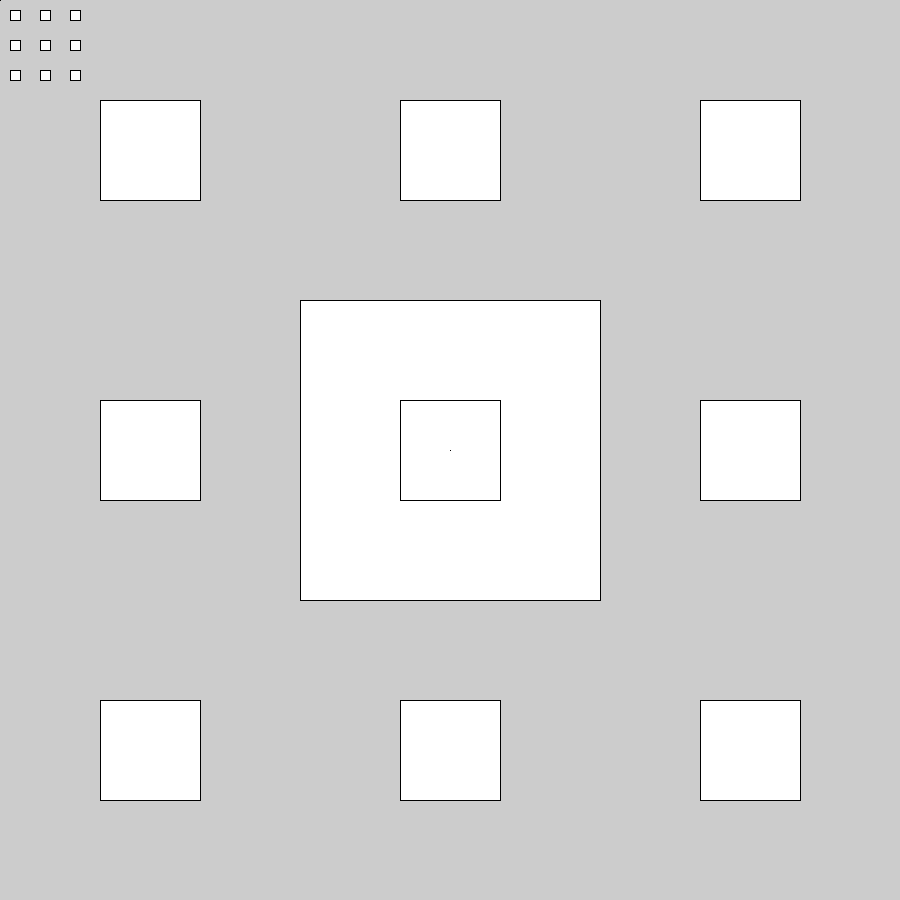
Frame 1 (no input)
Frame 60 (the mouse pressed at the canvas centre just before this capture): identical to frame 1, image omitted
Frame 120 (the mouse held since frame 60 and released just before this capture): identical to frame 1, image omitted

The Processing sketch that drew this single still picture (run headless with seeded random() and noise(); from frame 60 on, the mouse is pressed at the canvas centre):

// Processing sketch: Fractal_Menger_Attempt
// ── Fractal_Menger_Attempt.pde
// Sierpinski's Carpet //<>//
int lvl = 2;
int size = 900;
int row = 1;
int column = 1;
int blocks = 0;

void setup() {
  size(900, 900);
}

void draw() {
  rectMode(CENTER);
    rect(width/2, height/2, size/3, size/3);
  sierpinski8();

  rect(width/2, height/2, size/2, size/3);
}

void sierpinski8() {
  for (blocks = 1; blocks < 99; blocks += 9) {
    size = size/blocks;
    for (row = 1; row < 6; row += 2) {
      for (column = 1; column < 6; column += 2) {
        rect(size/6*column, size/6*row, size/9, size/9);
      }
    }
  }
}
